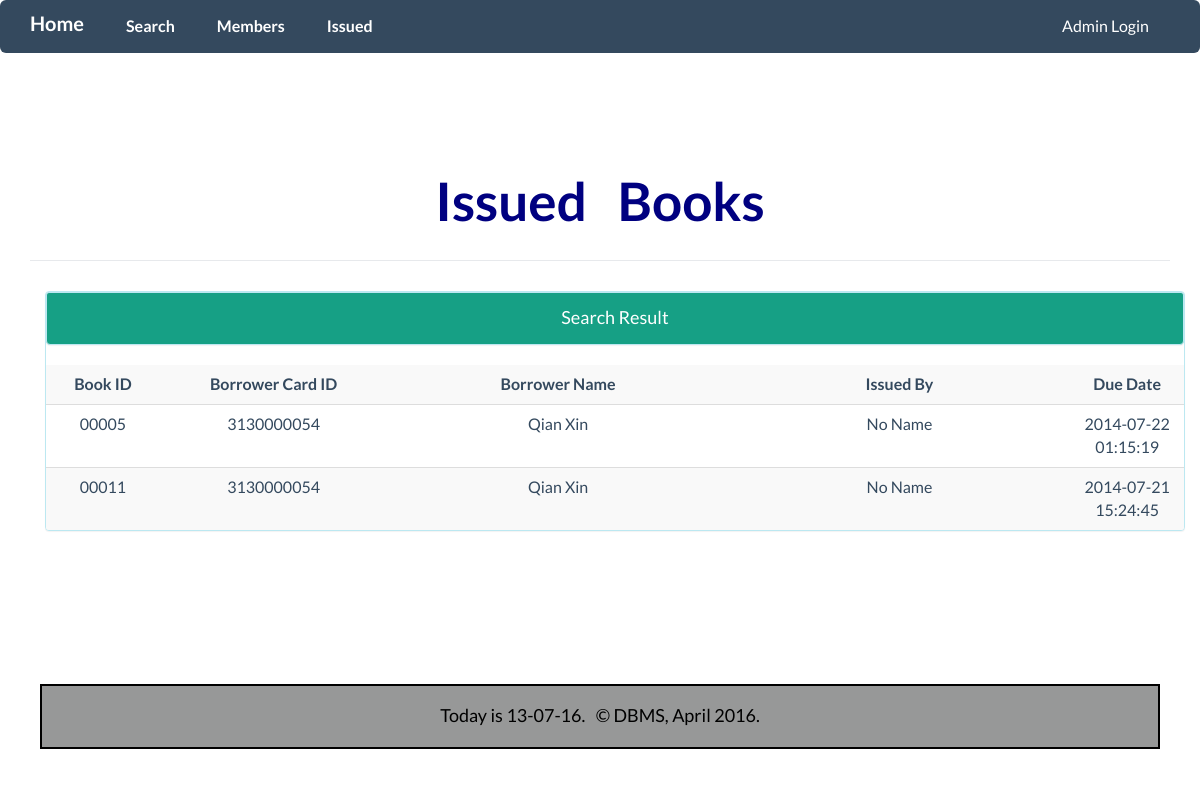
/issuedregular.php, run on the app's committed database.
### tables this page shows
CREATE TABLE `record` (
  `bid` char(10) NOT NULL,
  `cid` char(10) NOT NULL,
  `aid` char(10) NOT NULL,
  `bdate` timestamp NOT NULL DEFAULT '0000-00-00 00:00:00',
  `due` timestamp NULL DEFAULT NULL,
  PRIMARY KEY (`bid`,`cid`,`aid`,`bdate`),
  KEY `f1_idx` (`aid`),
  KEY `f3_idx` (`cid`),
  CONSTRAINT `f1` FOREIGN KEY (`aid`) REFERENCES `admin` (`aid`) ON DELETE NO ACTION ON UPDATE NO ACTION,
  CONSTRAINT `f2` FOREIGN KEY (`bid`) REFERENCES `book` (`bid`) ON DELETE NO ACTION ON UPDATE NO ACTION,
  CONSTRAINT `f3` FOREIGN KEY (`cid`) REFERENCES `card` (`cid`) ON UPDATE NO ACTION
);

CREATE TABLE `card` (
  `cid` char(10) NOT NULL,
  `cname` char(45) DEFAULT NULL,
  `department` char(45) DEFAULT NULL,
  `type` char(10) DEFAULT NULL,
  PRIMARY KEY (`cid`)
);

### issuedregular.php (the view, shortened to what this page needs)
<html lang="en">
  <head>
    <link href="bootstrap/css/bootstrap.css" rel="stylesheet">
    <link href="css/flat-ui.css" rel="stylesheet">
  </head>
  <body style="background-image: url(text.jpg);">
    <?php include "navstudent.php" ?>
    <div class="container">
        <div class="col-sm-12 page-header" align="left">
          <h2 class="demo-headline" style="color:rgb(0,0,128);text-align: center;">
            Issued &nbsp; Books</h2>
        </div>
    </div>
    <div class="container">
      <?php
            include "connectvar.php";
            $sql="SELECT * FROM record;";
            $arr=mysqli_query($con,$sql);
            if($arr)
            {
              echo "<div class='container'>";
              echo "<div class='panel panel-info'>";
              echo "<div class='panel panel-heading' align='center'>Search Result</div>";
              echo '<table class="table table-striped" >';
              echo '<tr>';
              echo  "<td width='5%' align='center' ><strong>Book ID</strong></th>";
              echo  "<td width='20%' align='center' ><strong>Borrower Card ID</strong></th>";
              echo  "<td width='5%' align='center' ><strong>Borrower Name</strong></th>";
              echo  "<td width='20%' align='center'' ><strong>Issued By</strong></th>";
              echo  "<td width='20%' align='center' ><strong>Due Date</strong></th>";
              while($val=mysqli_fetch_row($arr))
              {
                 echo "<tr >";
                 echo "<td width='10%' align='center'>".$val[0]."</td>";
                 echo "<td width='10%' align='center'>".$val[1]."</td>";
                 $sql=mysqli_query($con,"SELECT cname FROM card WHERE cid='$val[1]';");
                 $val1=mysqli_fetch_row($sql);
                 echo "<td width='30%' align='center'>".$val1[0]."</td>";
                 $sql=mysqli_query($con,"SELECT aname FROM admin WHERE aid='$val[2]';");
                 $val1=mysqli_fetch_row($sql);
                 echo "<td width='30%' align='center'>".$val1[0]."</td>";
                 echo "<td width='20%' align='center'>".$val[4]."</td>";
                 echo "</tr>";
              }
              echo "</table></div></div></div>";
            }
            else echo "sql failed.".mysqli_errno($con)." ".mysqli_error($con)."";
      ?>
      <br><br><br><br>
    <?php include "footer.php"; ?>
  </body>
</html>

### data on the page
record: bid "00005", cid "3130000054", cid.cname "Qian Xin", aid.aname "No Name", due "2014-07-22 01:15:19"
record: bid "00011", cid "3130000054", cid.cname "Qian Xin", aid.aname "No Name", due "2014-07-21 15:24:45"
